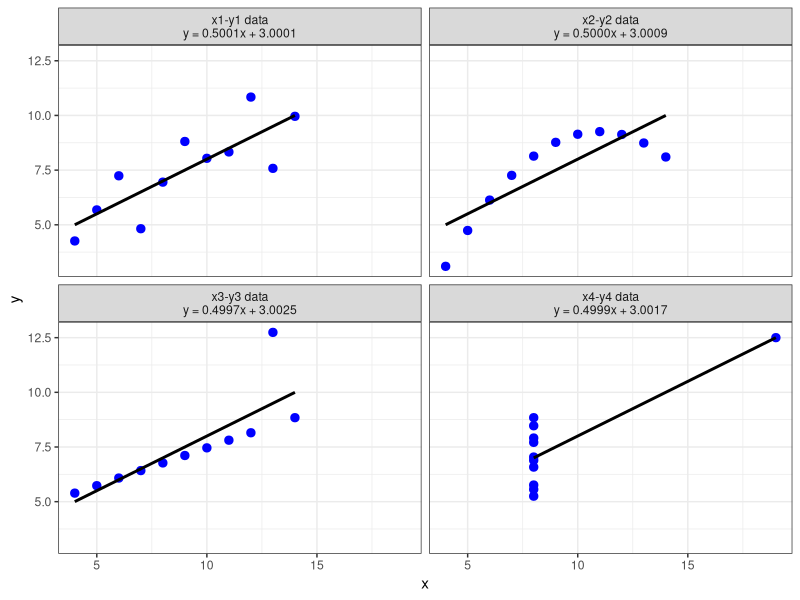

Generate this figure with R:
## ---- chunk 1
#| echo: false
#| fig-width: 9
#| fig-height: 4.5
library(ggplot2)

q <- data.frame(set = factor(rep(1:4, each = 11)),
                x = unlist(anscombe[paste0("x", 1:4)]),
                y = unlist(anscombe[paste0("y", 1:4)]))

lab <- sapply(1:4, function(i) {
  cf <- coef(lm(y ~ x, data = q[q$set == i, ]))
  sprintf("x%d-y%d data\ny = %.4fx + %.4f", i, i, cf[2], cf[1])
})

ggplot(q, aes(x, y)) +
  geom_point(color = "blue", size = 2.5) +
  geom_smooth(method = "lm", se = FALSE, color = "black") +
  facet_wrap(~ set, ncol = 2, labeller = labeller(set = setNames(lab, 1:4))) +
  theme_bw()
